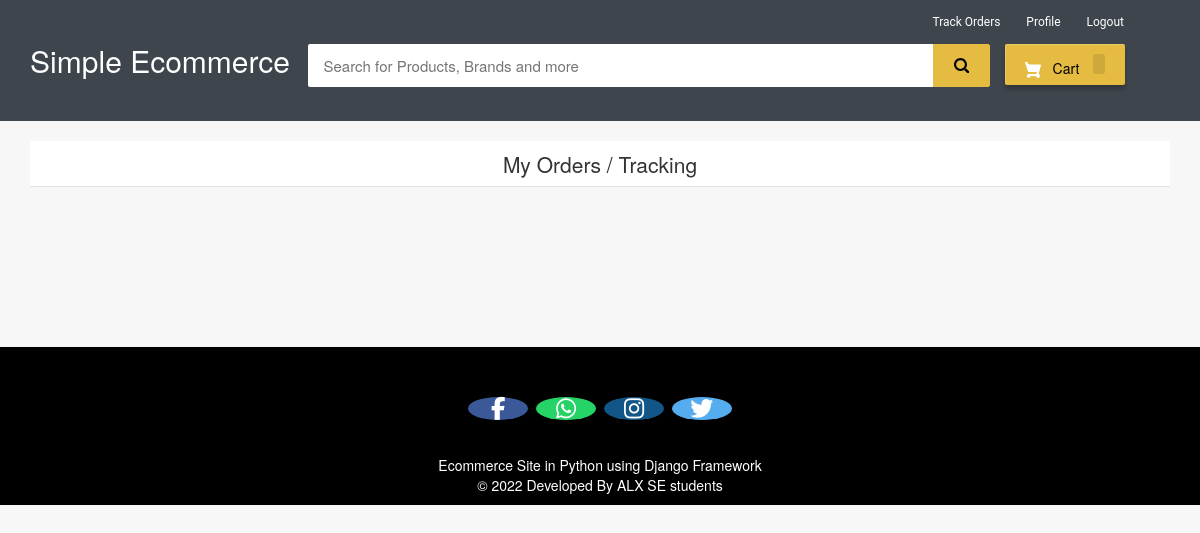
Before: /my-order (signed in) with the older database file.
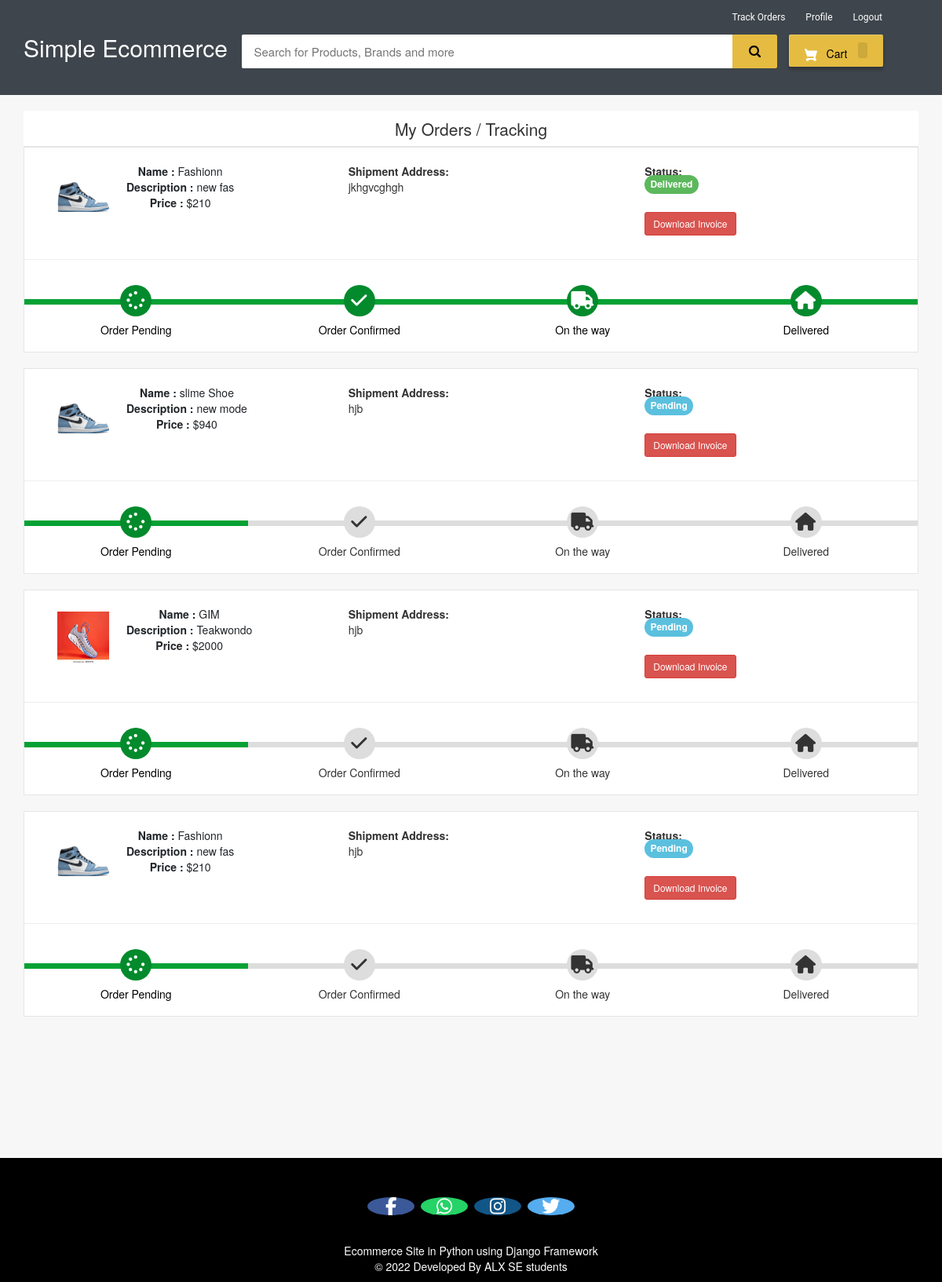
After: the same page with the newer database file.
### shoeshop/models.py (models this page shows, shortened)
class Product(models.Model):
    name=models.CharField(max_length=40)
    brand_name= models.ForeignKey("Brand", on_delete=models.CASCADE,null=False)
    category= models.ForeignKey('Category', on_delete=models.CASCADE,null=True)
    size=models.PositiveIntegerField()
    quantity=models.CharField(max_length=10, null=True, blank=True)
    product_image= models.ImageField(upload_to='product_image/', null=True, blank=True)
    price = models.PositiveIntegerField()
    description=models.TextField({'rows': 3, 'cols': 30})

class Orders(models.Model):
    STATUS =(
        ('Pending','Pending'),
        ('Order Confirmed','Order Confirmed'),
        ('Out for Delivery','Out for Delivery'),
        ('Delivered','Delivered'),
    )
    customer=models.ForeignKey('Customer', on_delete=models.CASCADE,null=True)
    product=models.ForeignKey('Product',on_delete=models.CASCADE,null=True)
    email = models.CharField(max_length=50,null=True)
    address = models.CharField(max_length=500,null=True)
    mobile = models.CharField(max_length=20,null=True)
    order_date= models.DateField(auto_now_add=True,null=True)
    status=models.CharField(max_length=50,null=True,choices=STATUS)

### shoeshop/views.py (the view)
# urls.py: path('my-order', views.my_order_view,name='my-order'),
@login_required(login_url='customerlogin')
@user_passes_test(is_customer)
def my_order_view(request):
    customer=models.Customer.objects.get(user_id=request.user.id)
    orders=models.Orders.objects.all().filter(customer_id = customer)
    ordered_products=[]
    for order in orders:
        ordered_product=models.Product.objects.all().filter(id=order.product.id)
        ordered_products.append(ordered_product)
    return render(request,'shoeshop/my_order.html',{'data':zip(ordered_products,orders)})

### shoeshop/views.py (called while the page is built)
def is_customer(user):
    return user.groups.filter(name='CUSTOMER').exists()

### templates/shoeshop/my_order.html (shortened to what this page needs)
{% extends 'shoeshop/customer_base.html' %}
{% load static %}
{% block content %}
<link rel="stylesheet" href="/static/my_order.css">
<br>
<div class="container">
    <header class="card-header" style="text-align:center; font-size: 21px"> My Orders / Tracking </header>
    {% for products,order in data %}
    <article class="card">
        <div class="card-body">
            <ul class="row" style="margin-left:20px;margin-top:20px;">
                <li class="col-md-4">
                  <figure class="itemside mb-3">
                    {%for product in products%}
                      <div class="aside"><img src="{% static product.product_image.url %}" class="img-sm border"></div>
                      <figcaption class="info align-self-center">
                          <p class="title"><strong>Name : </strong>{{product.name}} <br> <strong>Description : </strong>{{product.description}} <br> <strong>Price : </strong>${{product.price}}</p>
                      </figcaption>
                  </figure>
                </li>
                <li class="col-md-4">
                    <div class="col"> <strong>Shipment Address:</strong> <br> {{order.address}}</div>
                </li>
                <li class="col-md-4">
                    <div class="col"> <strong>Status:</strong> <br>
                        {% if order.status == 'Pending'%}
                        <td> <span class="label label-info" style="font-size: 12px; border-radius: 30px;">{{order.status}}</span></td>
                        {% elif order.status == 'Delivered' %}
                        <td> <span class="label label-success" style="font-size: 12px; border-radius: 30px;">{{order.status}}</span></td>
                        {% elif order.status == 'Out for Delivery' %}
                        <td> <span class="label label-default" style="font-size: 12px; border-radius: 30px;">{{order.status}}</span></td>
                        {%else%}
                          <td> <span class="label label-primary" style="font-size: 12px; border-radius: 30px;">{{order.status}}</span></td>
                        {%endif%}
                    </div> <br>
                    <h4><a style="text-decoration:none;" href="{% url 'download-invoice' order.id product.id  %}" ><button class="btn btn-danger btn-sm">Download Invoice</button></a></h4>
                </li>
                {%endfor%}
            </ul>
            <hr>
            <div class="track">
                {%if order.status == 'Pending' %}
                <div class="step active"> <span class="icon"> <i style="padding-top:3px; padding-right:25px;" class="fa fa-spinner"></i> </span> <span class="text">Order Pending</span> </div>
                <div class="step "> <span class="icon"> <i style="padding-top:3px; padding-right:25px;" class="fa fa-check"></i> </span> <span class="text"> Order Confirmed</span> </div>
                <div class="step "> <span class="icon"> <i style="padding-top:3px; padding-right:25px;" class="fa fa-truck"></i> </span> <span class="text"> On the way </span> </div>
                <div class="step "> <span class="icon"> <i style="padding-top:3px; padding-right:25px;" class="fa fa-home"></i> </span> <span class="text">Delivered</span> </div>
                {%else%}
                <div class="step active"> <span class="icon"> <i style="padding-top:3px; padding-right:25px;" class="fa fa-spinner"></i> </span> <span class="text">Order Pending</span> </div>
                <div class="step active"> <span class="icon"> <i style="padding-top:3px; padding-right:25px;" class="fa fa-check"></i> </span> <span class="text"> Order Confirmed</span> </div>
                <div class="step active"> <span class="icon"> <i style="padding-top:3px; padding-right:25px;" class="fa fa-truck"></i> </span> <span class="text"> On the way </span> </div>
                <div class="step active"> <span class="icon"> <i style="padding-top:3px; padding-right:25px;" class="fa fa-home"></i> </span> <span class="text">Delivered</span> </div>
                {%endif%}
            </div>
        </div>
    </article><br>
    {%endfor%}
</div>
<br><br><br><br><br>
{% endblock content %}

### templates/shoeshop/customer_base.html (shortened to what this page needs)
<html>
{% load static %}
{% load widget_tweaks %}
<head>
<link rel="stylesheet" href="https://maxcdn.bootstrapcdn.com/bootstrap/3.3.0/css/bootstrap.min.css">
<link rel="stylesheet" href="https://maxcdn.bootstrapcdn.com/font-awesome/4.7.0/css/font-awesome.min.css">
<link rel="stylesheet" href="/static/customer_base.css">
</head>
<body>
<div id="navbar">
    <div class="container">
        <div class="row row1">
            <ul class="largenav pull-right">
                <li class="upper-links"><a class="links" href="/my-order">Track Orders</a></li>
                <li class="upper-links"><a class="links" href="/my-profile">Profile</a></li>
                <li class="upper-links"><a class="links" href="/logout">Logout</a></li>
            </ul>
        </div>
        <div class="row row2">
            <div class="col-sm-3">
                <h2 style="margin:0px;"><a style="text-decoration:none; color:white;" href="/"><span class="largenav">Simple Ecommerce </span></a></h2>
            </div>
            <div class="navbar-search smallsearch col-sm-7 col-xs-11">
              <form  action="/search" method="get">
                <div class="row"> <input class="navbar-input col-xs-11" type="search" placeholder="Search for Products, Brands and more" name="query" id="query">
                  <button class="navbar-button col-xs-1" type="submit">
                  </button>
                </div>
              </form>
            </div>
            <div class="cart1 largenav col-sm-2"> <a class="cart-button" href="/cart">  Cart <span class="item-number ">{{ product_count_in_cart }}</span> </a> </div>
        </div>
    </div>
</div>
{% block content %}
{% endblock content %}
<br><br><br>
<footer>
  <br>
  <p>
    <a href="#" class="fa fa-facebook"></a>
    <a href="#" class="fa fa-whatsapp"></a>
    <a href="#" class="fa fa-instagram"></a>
    <a href="#" class="fa fa-twitter"></a>
  </p>
  <br>
  <div class="container">
    <div class="row">
      <div class="col-md-12 col-sm-12">
        <div style="color:#ffffff;" class="wow fadeInUp footer-copyright">
          <p>Ecommerce Site in Python using Django Framework<br>
            &copy; 2022 Developed By ALX SE students </p>
        </div>
      </div>
    </div>
  </div>
</footer>
</body>
</html>

### static/customer_base.css (style rules this page uses)
body { background-color: #f7f7f7; }
#navbar { background-color: #3e454c; color: black; }
.row1 { padding-top: 10px; padding-right: 50px }
.row2 { padding-bottom: 20px }
.navbar-input { padding: 11px 16px; border-radius: 2px 0 0 2px; border: 0 none; outline: 0 none; font-size: 15px }
.navbar-button { background-color: #e5bc41; border: 1px solid #e5bc41; border-radius: 0 2px 2px 0; color: #565656; padding: 10px 0; height: 43px; cursor: pointer }
.cart-button { background-color: #E5BC41; box-shadow: 0 4px 4px 0 rgba(0, 0, 0, .23), inset 1px 1px 0 0 hsla(0, 0%, 100%, .2); padding: 10px 0; text-align: center; height: 41px; border-radius: 2px; font-weight: 500; width: 120px; display: inline-block; color: #FFFFFF; text-decoration: none; color: inherit; border: none; outline: none }
.cart-svg { display: inline-block; width: 16px; height: 16px; vertical-align: middle; margin-right: 8px }
.item-number { border-radius: 3px; background-color: rgba(0, 0, 0, .1); height: 20px; padding: 3px 6px; font-weight: 500; display: inline-block; color: #fff; line-height: 12px; margin-left: 10px }
.upper-links { display: inline-block; padding: 0 11px; line-height: 23px; font-family: 'Roboto', sans-serif; letter-spacing: 0; color: inherit; border: none; outline: none; font-size: 12px }
.links { color: #fff; text-decoration: none }
.largenav { display: none }
.smallsearch { margin-left: 15px; margin-top: 15px }
footer { padding: 0px 0px 0px 0px; background-color: black; margin: 0px; }
.fa { font-size: 23px; width: 60px; text-align: center; text-decoration: none; margin: 5px 2px; border-radius: 50%; }
.fa-facebook { background: #3B5998; color: white; margin-top: 30px; }
.fa-whatsapp { background: #25d366; color: white; }
.fa-twitter { background: #55ACEE; color: white; }
.fa-instagram { background: #125688; color: white; }
p { text-align: center; }
@media screen and (min-width: 768px) { .largenav { display: block } }
@media screen and (min-width: 768px) { .smallsearch { margin: 0px } }

### static/my_order.css (style rules this page uses)
body { background-color: #f7f7f7; }
.container { margin-top: 0px; margin-bottom: 0px }
.card { position: relative; display: -webkit-box; display: -ms-flexbox; display: flex; -webkit-box-orient: vertical; -webkit-box-direction: normal; -ms-flex-direction: column; flex-direction: column; min-width: 0; word-wrap: break-word; background-color: #fff; background-clip: border-box; border: 1px solid rgba(0, 0, 0, 0.1); border-radius: 0.10rem }
.card-header:first-child { border-radius: calc(0.37rem - 1px) calc(0.37rem - 1px) 0 0 }
.card-header { padding: 0.75rem 1.25rem; margin-bottom: 0; background-color: #fff; border-bottom: 1px solid rgba(0, 0, 0, 0.1) }
.track { position: relative; background-color: #ddd; height: 7px; display: -webkit-box; display: -ms-flexbox; display: flex; margin-bottom: 60px; margin-top: 50px }
.track .step { -webkit-box-flex: 1; -ms-flex-positive: 1; flex-grow: 1; width: 25%; margin-top: -18px; text-align: center; position: relative }
.track .step.active:before { background: #05a134 }
.track .step::before { height: 7px; position: absolute; content: ""; width: 100%; left: 0; top: 18px }
.track .step.active .icon { background: #038a2c; color: #fff }
.track .icon { display: inline-block; width: 40px; height: 40px; line-height: 40px; position: relative; border-radius: 100%; background: #ddd }
.track .step.active .text { font-weight: 400; color: #000 }
.track .text { display: block; margin-top: 7px }
.itemside { position: relative; display: -webkit-box; display: -ms-flexbox; display: flex; width: 100% }
.itemside .aside { position: relative; -ms-flex-negative: 0; flex-shrink: 0 }
.img-sm { width: 80px; height: 80px; padding: 7px }
ul.row, ul.row-sm { list-style: none; padding: 0 }
.itemside .info { padding-left: 15px; padding-right: 7px }
.itemside .title { display: block; margin-bottom: 5px; color: #212529 }
p { margin-top: 0; margin-bottom: 1rem }

Changed rows visible on the page:
added Orders: address "jkhgvcghgh", status "Delivered", shows "Order Pending"
now on this page (row unchanged): Product: product_image (picture), name "Fashionn", description "new fas", price "210"
added Orders: address "hjb", status "Pending", shows "Order Pending"
now on this page (row unchanged): Product: product_image (picture), name "slime Shoe", description "new mode", price "940"
added Orders: address "hjb", status "Pending", shows "Order Pending"
now on this page (row unchanged): Product: product_image (picture), name "GIM", description "Teakwondo", price "2000"
added Orders: address "hjb", status "Pending", shows "Order Pending"
